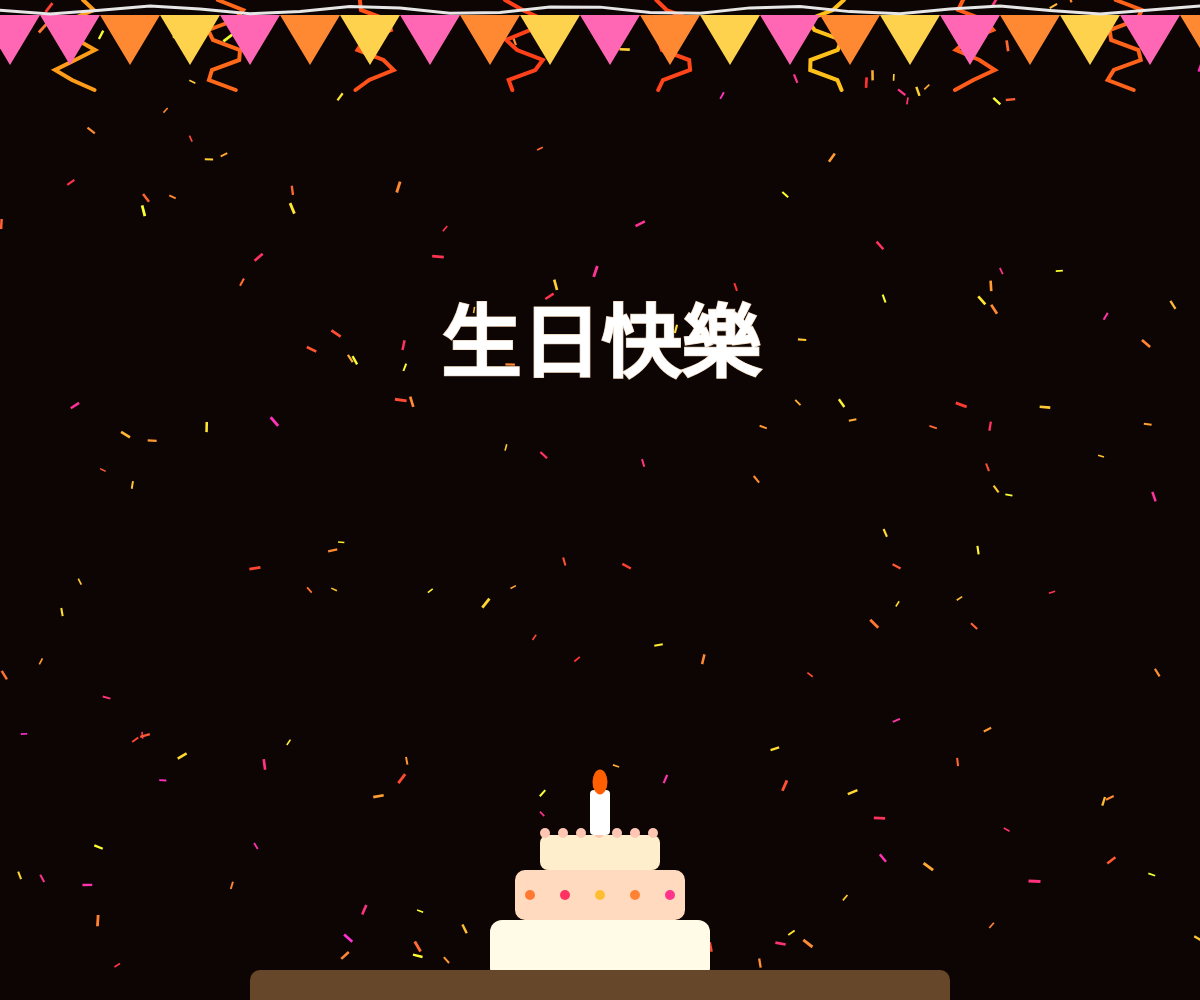
Frame 1 (no input)
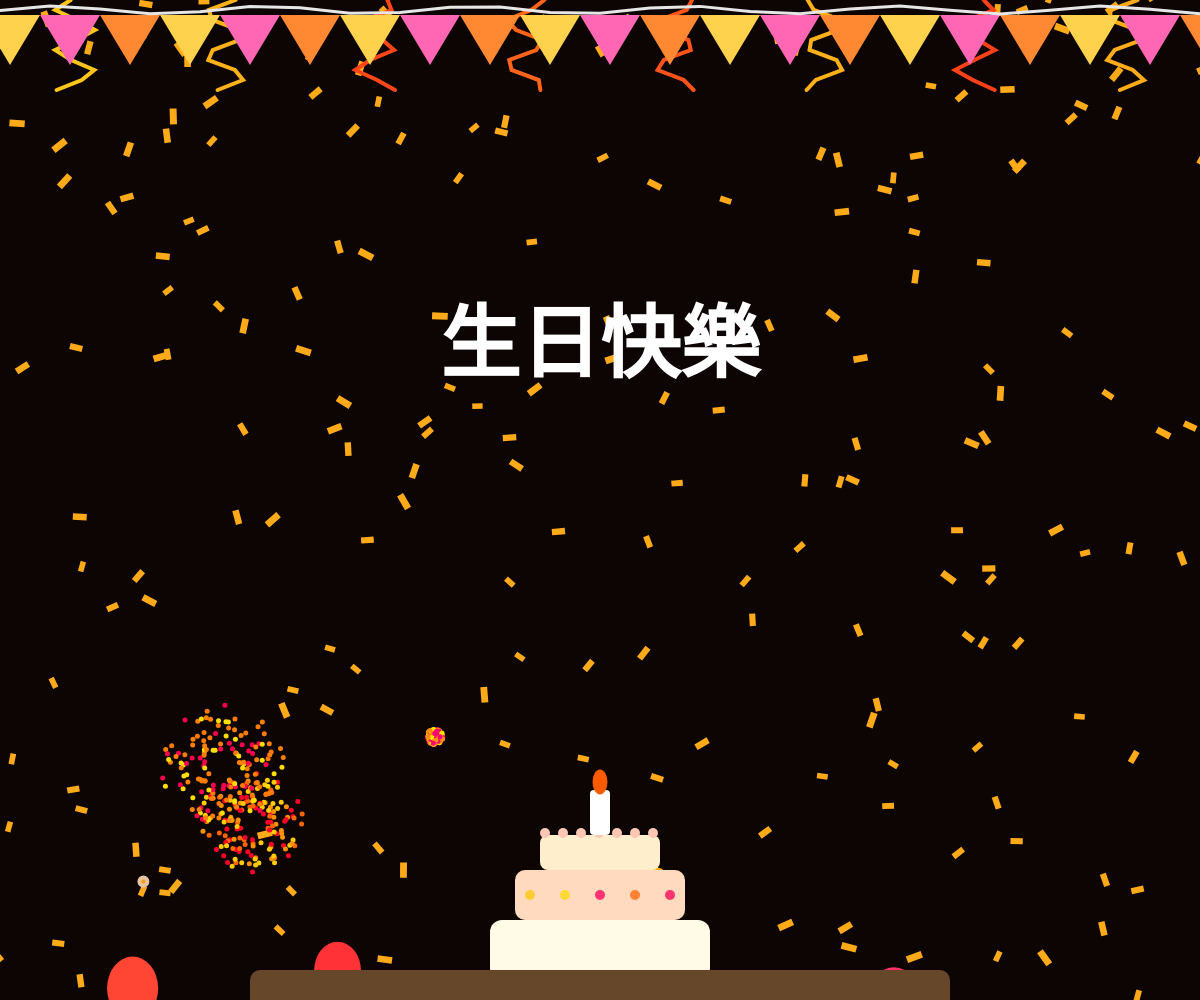
Frame 60 (no input)
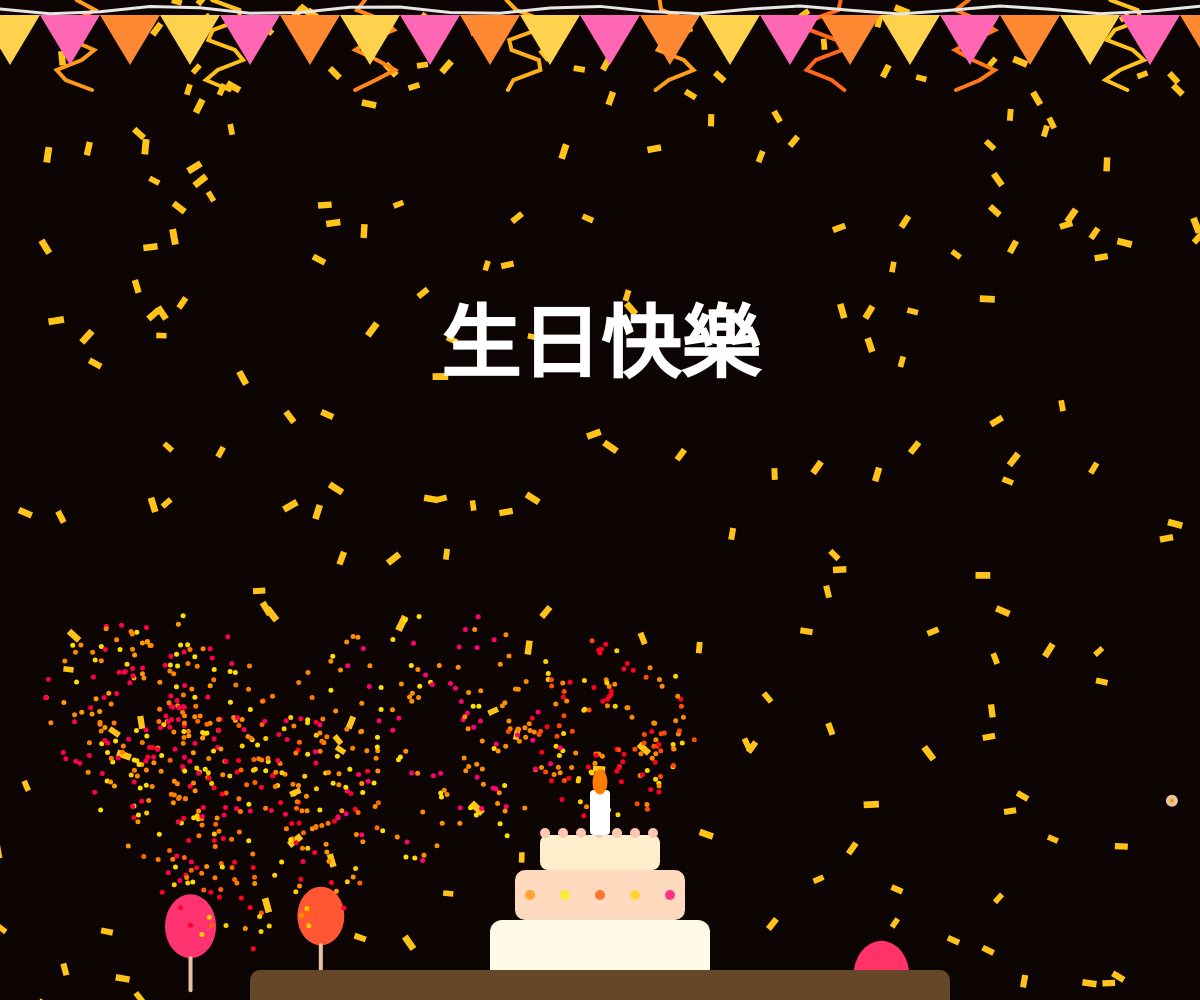
Frame 120 (the mouse pressed at the canvas centre since frame 60)

The p5.js sketch that drew these frames (run headless with seeded random() and noise() and a simulated clock; from frame 60 on, the mouse is pressed at the canvas centre):

// p5.js sketch
// ── sketch.js
let balloons = [];
let confetti = [];
let fireworks = [];
let ribbons = [];
let gifts = [];

let textGlow = 0;
let glowDir = 1;

let showEnglish = false;
let lastSwitchTime = 0;
let switchInterval = 3000;
let scrambleTime = 300;
let scrambling = false;
let scrambleStart = 0;
let displayText = "生日快樂";
const GLYPHS = "ABCDEFGHIJKLMNOPQRSTUVWXYZ0123456789!@#$%&*<>?|+-♥★☆※✦✧";

let tableWidth = 0;
let tableX = 0;
let tableY = 0;

function setup() {
  createCanvas(windowWidth, windowHeight);
  colorMode(HSB);
  textAlign(CENTER, CENTER);
  textSize(min(80, width / 12));
  noStroke();
  initializeElements();
}

function initializeElements() {
  balloons = [];
  confetti = [];
  ribbons = [];
  gifts = [];

  for (let i = 0; i < 10; i++) balloons.push(new Balloon());

  let confettiCount = floor((width * height) / 3000);
  for (let i = 0; i < confettiCount; i++) confetti.push(new Confetti());

  let ribbonCount = max(3, floor(width / 150));
  for (let i = 0; i < ribbonCount; i++)
    ribbons.push(new Ribbon((i + 0.5) * (width / ribbonCount)));
}

function draw() {
  background(12, 80, 5);

  for (let c of confetti) { c.update(); c.display(); }
  for (let b of balloons) { b.update(); b.display(); }

  updateTableSize();

  if (random() < 0.015) {
    gifts.push(new Gift(random(width), random(-height * 0.5, -50)));
  }

  for (let i = gifts.length - 1; i >= 0; i--) {
    let g = gifts[i];
    g.update();
    g.display();

    if (!g.landed && g.y + g.size / 2 > tableY) {
      let leftEdge = tableX - tableWidth / 2;
      let rightEdge = tableX + tableWidth / 2;

      if (g.x > leftEdge && g.x < rightEdge) {
        g.land(tableY);
      }
    }

    if (g.offscreen()) gifts.splice(i, 1);
  }

  if (random() < 0.05) fireworks.push(new Firework());
  for (let i = fireworks.length - 1; i >= 0; i--) {
    fireworks[i].update();
    fireworks[i].show();
    if (fireworks[i].done()) fireworks.splice(i, 1);
  }

  textGlow += glowDir * 2;
  if (textGlow > 50 || textGlow < 0) glowDir *= -1;
  fill(0, 0, 100, 255 - textGlow);
  textStyle(BOLD);

  if (!scrambling && millis() - lastSwitchTime > switchInterval) {
    showEnglish = !showEnglish;
    startScramble();
    lastSwitchTime = millis();
  }
  if (scrambling) updateScramble();

  text(displayText, width / 2, height * 0.35);

  drawCake(width / 2, height - height * 0.08);
  drawTable(tableX, tableY);

  for (let r of ribbons) r.display();
  drawTopBunting();
}

function windowResized() {
  resizeCanvas(windowWidth, windowHeight);
  textSize(min(80, width / 12));
  initializeElements();
}

function updateTableSize() {
  tableX = width / 2;
  tableY = height - height * 0.03;
  let desired = width * 0.65;
  let minW = 300;
  let maxW = 700;
  tableWidth = constrain(desired, minW, maxW);
}

function drawTable(x, y) {
  push();
  translate(x, y);
  noStroke();
  fill(30, 60, 40);
  rect(-tableWidth / 2, 0, tableWidth, 60, 10);
  pop();
}

function drawCake(x, y) {
  push();
  translate(x, y);
  noStroke();
  fill(50, 10, 100);
  rect(-110, 0, 220, 60, 12);
  fill(25, 25, 100);
  rect(-85, -50, 170, 50, 10);
  fill(40, 20, 100);
  rect(-60, -85, 120, 35, 8);
  fill(15, 30, 100);
  for (let i = -55; i <= 55; i += 18) ellipse(i, -87, 10, 10);
  for (let i = -70; i <= 70; i += 35) {
    fill(randomWarmHue(), 80, 100);
    ellipse(i, -25, 10);
  }
  fill(0, 0, 100);
  rect(-10, -130, 20, 45, 4);
  fill(random(20, 40), 100, 100);
  ellipse(0, -138, 15, 25);
  pop();
}

class Gift {
  constructor(x, y) {
    this.x = x;
    this.y = y;
    this.size = random(50, 80);

    if (random() < 0.03) {
      this.isGold = true;
      this.hue = 50;
      this.sat = 80;
      this.bri = 110;
    } else {
      this.isGold = false;
      let warmColors = [random(330, 360), random(10, 25), random(25, 35)];
      this.hue = random(warmColors);
      this.sat = 80;
      this.bri = 100;
    }

    this.angle = random(TWO_PI);
    this.spin = random(-0.05, 0.05);
    if (random() < 0.05) this.spin = random(-0.5, 0.5);

    this.fallSpeed = random(2, 4);
    this.xSpeed = random(-1.5, 1.5);
    this.landed = false;
    this.bounceOffset = random(1000);
    this.baseY = 0;
  }

  update() {
    if (!this.landed) {
      this.y += this.fallSpeed;
      this.x += this.xSpeed;
      this.angle += this.spin;
    } else {
      this.y = this.baseY + sin(frameCount * 0.25 + this.bounceOffset) * 2;
    }

    if (this.isGold) this.bri = 90 + sin(frameCount * 0.15) * 10;
  }

  display() {
    push();
    translate(this.x, this.y);
    rotate(this.angle);
    noStroke();
    fill(this.hue, this.sat, this.bri);
    rect(-this.size / 2, -this.size / 2, this.size, this.size, 8);
    fill(0, 0, 100);
    rect(-this.size / 8, -this.size / 2, this.size / 4, this.size);
    rect(-this.size / 2, -this.size / 8, this.size, this.size / 4);
    fill(0, 0, 100);
    let bowY = -this.size / 2 - 6;
    ellipse(-10, bowY, 20, 12);
    ellipse(10, bowY, 20, 12);
    ellipse(0, bowY, 8, 8);
    pop();
  }

  land(landingY) {
    if (!this.landed) {
      this.landed = true;
      this.angle = 0;
      this.baseY = landingY - this.size / 2;
    }
  }

  offscreen() {
    return (
      this.y > height + 100 ||
      this.x < -this.size * 2 ||
      this.x > width + this.size * 2
    );
  }
}

class Balloon {
  constructor() {
    this.x = random(width);
    this.y = random(height, height + 200);
    this.size = random(40, 80);

    if (random() < 0.1) {
      this.isWhite = true;
      this.baseHue = 0;
    } else {
      this.isWhite = false;
      this.baseHue = randomWarmHue();
    }

    this.speed = random(0.4, 1.0);
    this.offset = random(1000);
  }

  update() {
    this.y -= this.speed + sin(frameCount * 0.02 + this.offset) * 0.2;
    this.x += sin(frameCount * 0.015 + this.offset) * 1.0;

    if (this.y < -this.size) {
      this.y = random(height + 100, height + 300);
      this.x = random(width);
      if (random() < 0.1) this.isWhite = true;
      else { this.isWhite = false; this.baseHue = randomWarmHue(); }
    }
  }

  display() {
    let hueShift = map(sin(frameCount * 0.03 + this.offset), -1, 1, -15, 15);
    let hueNow = (this.baseHue + hueShift + 360) % 360;
    noStroke();
    if (this.isWhite) fill(0, 0, 100);
    else fill(hueNow, 80, 100);
    ellipse(this.x, this.y, this.size * 0.8, this.size);
    stroke(30, 30, 90);
    line(this.x, this.y + this.size / 2, this.x, this.y + this.size);
  }
}

class Confetti {
  constructor() {
    this.x = random(width);
    this.y = random(-height, height);
    this.size = random(3, 6);
    this.baseHue = randomWarmHue();
    this.speed = random(1, 3);
    this.angle = random(TWO_PI);
    this.spin = random(-0.08, 0.08);
    this.offset = random(1000);
  }
  update() {
    this.y += this.speed;
    this.angle += this.spin;
    this.x += sin(this.angle) * 0.5;
    if (this.y > height + 10) {
      this.y = random(-100, -10);
      this.x = random(width);
      this.baseHue = randomWarmHue();
    }
  }
  display() {
    let hueShift = map(sin(frameCount * 0.04 + this.offset), -1, 1, -20, 20);
    let hueNow = (this.baseHue + hueShift + 360) % 360;
    push();
    translate(this.x, this.y);
    rotate(this.angle);
    fill(hueNow, 80, 100);
    rect(0, 0, this.size * 2, this.size / 2);
    pop();
  }
}

class Firework {
  constructor() {
    this.x = random(width);
    this.y = height;
    this.hues = [random(15,40), random(330,360), random(45,55), random(25,35)];
    this.particles = [];
    this.exploded = false;
    this.speed = random(8,14);
  }
  update() {
    if (!this.exploded) {
      this.y -= this.speed;
      this.speed -= 0.25;
      if (this.speed <= 0) {
        this.exploded = true;
        for (let i = 0; i < 150; i++) {
          let hue = random(this.hues);
          this.particles.push(new Particle(this.x, this.y, hue));
        }
      }
    }
    for (let p of this.particles) p.update();
  }
  show() {
    if (!this.exploded) {
      fill(this.hues[0], 100, 100);
      ellipse(this.x, this.y, 8);
    }
    for (let p of this.particles) p.show();
  }
  done() {
    return this.exploded && this.particles.every(p => p.lifespan < 0);
  }
}

class Particle {
  constructor(x, y, hue) {
    this.pos = createVector(x, y);
    this.vel = p5.Vector.random2D().mult(random(2, 8));
    this.lifespan = 255;
    this.hue = hue;
  }
  update() {
    this.pos.add(this.vel);
    this.vel.mult(0.94);
    this.lifespan -= 3;
  }
  show() {
    noStroke();
    fill(this.hue, 100, 100, this.lifespan);
    ellipse(this.pos.x, this.pos.y, 5);
  }
}

class Ribbon {
  constructor(x) {
    this.x = x;
    this.waveOffset = random(1000);
  }
  display() {
    noFill();
    strokeWeight(4);
    let hue = map(sin(frameCount * 0.02 + this.waveOffset), -1, 1, 10, 45);
    stroke(hue, 90, 100);
    beginShape();
    for (let y = 0; y < 100; y += 10) {
      let w = sin(y * 0.15 + frameCount * 0.05 + this.waveOffset) * 20;
      vertex(this.x + w, y);
    }
    endShape();
  }
}

function drawTopBunting() {
  push();
  noStroke();
  let colors = [
    color(330, 60, 100),
    color(25, 80, 100),
    color(45, 70, 100),
  ];
  let yBase = 15;
  let triangleWidth = 60;
  let triangleHeight = 50;

  for (let x = -20; x < width + 60; x += triangleWidth) {
    let col = colors[(floor(x / triangleWidth) + frameCount / 20) % colors.length | 0];
    fill(col);
    triangle(
      x, yBase,
      x + triangleWidth / 2, yBase + triangleHeight,
      x + triangleWidth, yBase
    );
  }

  stroke(0, 0, 90);
  strokeWeight(3);
  noFill();
  beginShape();
  for (let x = 0; x <= width; x += 50) {
    let y = yBase - 5 + sin(x * 0.03 + frameCount * 0.05) * 4;
    vertex(x, y);
  }
  endShape();
  pop();
}

function startScramble() {
  scrambling = true;
  scrambleStart = millis();
}
function updateScramble() {
  let elapsed = millis() - scrambleStart;
  if (elapsed < scrambleTime) {
    let len = showEnglish ? 13 : 4;
    displayText = "";
    for (let i = 0; i < len; i++) {
      displayText += GLYPHS.charAt(floor(random(GLYPHS.length)));
    }
  } else {
    displayText = showEnglish ? "Happy Birthday" : "生日快樂";
    scrambling = false;
  }
}

function randomWarmHue() {
  let ranges = [random(330,360), random(15,35), random(40,55)];
  return random(ranges);
}

window.addEventListener('wheel', function(e) {
  if (e.ctrlKey || e.metaKey) e.preventDefault();
}, { passive: false });

window.addEventListener('keydown', function(e) {
  if (e.ctrlKey || e.metaKey) {
    if (e.code === 'Equal' || e.code === 'Minus' || e.key === '0') {
      e.preventDefault();
    }
  }
});
